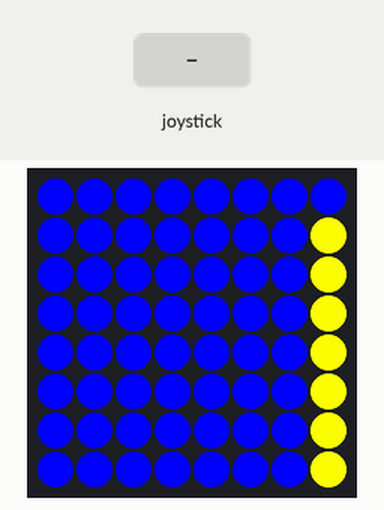
This program was run on a simulated Raspberry Pi (BCM pin numbers) with a Sense HAT. On the bench: the Sense HAT's 8×8 RGB LED matrix. The inputs (shaded band) are chosen by the test bench. The 64×8 strip is a reading aid, not a part: it shows the text the matrix is scrolling, unrolled, one strip-width of it at a time; what the program prints to the terminal is not drawn.

Above: at 0.2 s.
At 3.5 s:
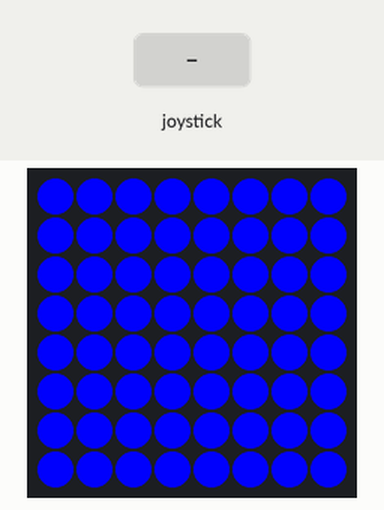
At 14.1 s:
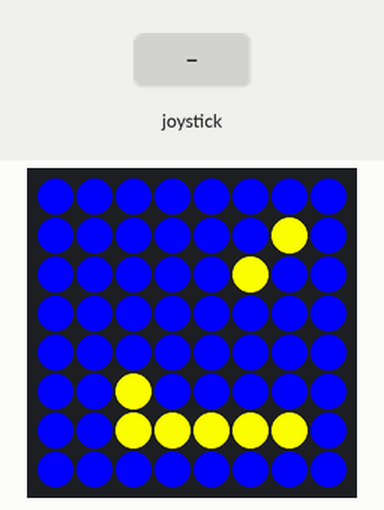
14.2 s: joystick pushed up
15.8 s: joystick pushed down
17.4 s: joystick pushed left
Timing chart, 0 to 20.4 s (numbered marks = the images above; inputs shaded):
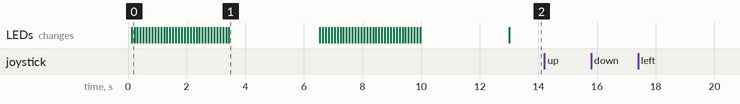

The program:

19CCE381_Expt_1.py
```python
# Import Necessary Libraries:-
from sense_hat import SenseHat # Python module to control the Raspberry Pi Sense HAT
sense = SenseHat()
sense.clear() # No arguments defaults to OFF

from time import sleep # Handle time-related tasks

# Hello World Display on SenseHAT:-
yellow = (255,255,0)
blue = (0,0,255)

sense.show_message("Hello", scroll_speed = 0.1, # Control Scroll Speed; Greater speed implies slower scroll time
                   text_colour = yellow, # Text Colour
                   back_colour = blue) # Background Colour
sleep(3) # Wait for three seconds

sense.show_message("World", scroll_speed = 0.1, # Control Scroll Speed; Greater speed implies slower scroll time
                   text_colour = yellow, # Text Colour
                  back_colour = blue) # Background Colour
sleep(3) # Wait for three seconds

sense.clear() # Clear everything

# Single Character Displayed followed by Rotation and Flip:-
sense.show_letter("Z", # Displays a single text character on the LED matrix
                  text_colour = yellow, # Text Colour
                  back_colour = blue) # Background Colour)

sense.flip_h() # Horizontal Flip
sense.flip_v() # Vertical Flip
sense.set_rotation(180) # Rotate character by 180 degrees

# Single Pixel activation in SenseHAT:-
sense.set_pixel(1,2,blue) # First Column, Second Row, Blue Colour

# Custom Character Creation using LED Matrix (Print the letter 'S'):-
sense.set_pixel(0,0,blue); sense.set_pixel(1,0,blue); sense.set_pixel(2,0,blue); sense.set_pixel(3,0,blue); sense.set_pixel(4,0,blue); sense.set_pixel(5,0,blue); sense.set_pixel(6,0,blue); sense.set_pixel(7,0,blue)
sense.set_pixel(0,1,blue); sense.set_pixel(0,2,blue)
sense.set_pixel(0,3,blue); sense.set_pixel(1,3,blue); sense.set_pixel(2,3,blue); sense.set_pixel(3,3,blue); sense.set_pixel(4,3,blue); sense.set_pixel(5,3,blue); sense.set_pixel(6,3,blue); sense.set_pixel(7,3,blue)
sense.set_pixel(0,4,blue); sense.set_pixel(1,4,blue); sense.set_pixel(2,4,blue); sense.set_pixel(3,4,blue); sense.set_pixel(4,4,blue); sense.set_pixel(5,4,blue); sense.set_pixel(6,4,blue); sense.set_pixel(7,4,blue)
sense.set_pixel(7,5,blue); sense.set_pixel(7,6,blue)
sense.set_pixel(0,7,blue); sense.set_pixel(1,7,blue); sense.set_pixel(2,7,blue); sense.set_pixel(3,7,blue); sense.set_pixel(4,7,blue); sense.set_pixel(5,7,blue); sense.set_pixel(6,7,blue); sense.set_pixel(7,7,blue)

# Position and Action Display of Joystick:-
while True:
    for event in sense.stick.get_events(): # Returns a list of InputEvent tuples representing all events that have occurred since the last call to get_events or wait_for_event
        # direction - The direction the joystick was moved, as a string ("up", "down", "left", "right", "middle")
        # action - The action that occurred, as a string ("pressed", "released", "held")
        print(event.direction, event.action)

# Character Display based on Position and Action of Joystick:-
while True:
    for event in sense.stick.get_events():
        if (event.direction == "middle" and event.action == "held"):
           sense.show_letter("Z",
                             text_colour = yellow, # Text Colour
                             back_colour = blue) # Background Colour

# SenseHAT Led Matrix Control based on Position and Action of Joystick using Function:-
def red(): # Sets the entire LED matrix to red colour
    sense.clear(255,0,0)

def green(): # Sets the entire LED matrix to green colour
    sense.clear(0,255,0)

def blue(): # Sets the entire LED matrix to blue colour
    sense.clear(0,0,255)

def yellow(): # Sets the entire LED matrix to yellow colour
    sense.clear(255,255,0)

# Tell the program which function to associate with which direction:-
sense.stick.direction_up = red
sense.stick.direction_down = blue
sense.stick.direction_left = green
sense.stick.direction_right = yellow
sense.stick.direction_middle = sense.clear # Press the enter key

# Digital Input Operations Using Joystick:-
while True:
    for event in sense.stick.get_events():
       print(event.direction, event.action)

       if (event.direction == "middle" and event.action == "held"):
           yellow = (255,255,0); blue = (0,0,255) # Initialize the colours
           sense.show_letter("Z",
                             text_colour = yellow, # Text Colour
                            back_colour = blue) # Background Colour
       else:
            sense.clear() # Clear everything

while True:
    pass # This keeps the program running to receive the joystick events.

# Assignment: To implement a counter which displays the count on the led matrix.
#             The count needs to be incremented on pressing the joystick's right key,
#             it should get decremented on pressing the joystick's left key and
#             should get cleared to zero when the joystick's middle key is pressed.

count = 0 # Initialize the counter variable to zero
yellow = (255,255,0); blue = (0,0,255) # Initialize the colours

def increment_value():
    global count
    count = count + 1
    sense.show_letter(str(count),
                   text_colour = yellow, # Text Colour
                   back_colour = blue) # Background Colour

def decrement_value():
    global count
    count = count - 1
    sense.show_letter(str(count),
                   text_colour = yellow, # Text Colour
                   back_colour = blue) # Background Colour

# Tell the program which function to associate with which direction:-
sense.stick.direction_up = increment_value
sense.stick.direction_down = decrement_value
sense.stick.direction_middle = sense.clear # Press the enter key

while True:
    pass # This keeps the program running the receive joystick events
```

Measured:
- after the input at 14.2 s, every drawn part: stays the same
- after the input at 15.8 s, every drawn part: stays the same
- after the input at 17.4 s, every drawn part: stays the same
- what the display in image 1 shows lasts 3.1 s, from 3.4 s to 6.5 s
